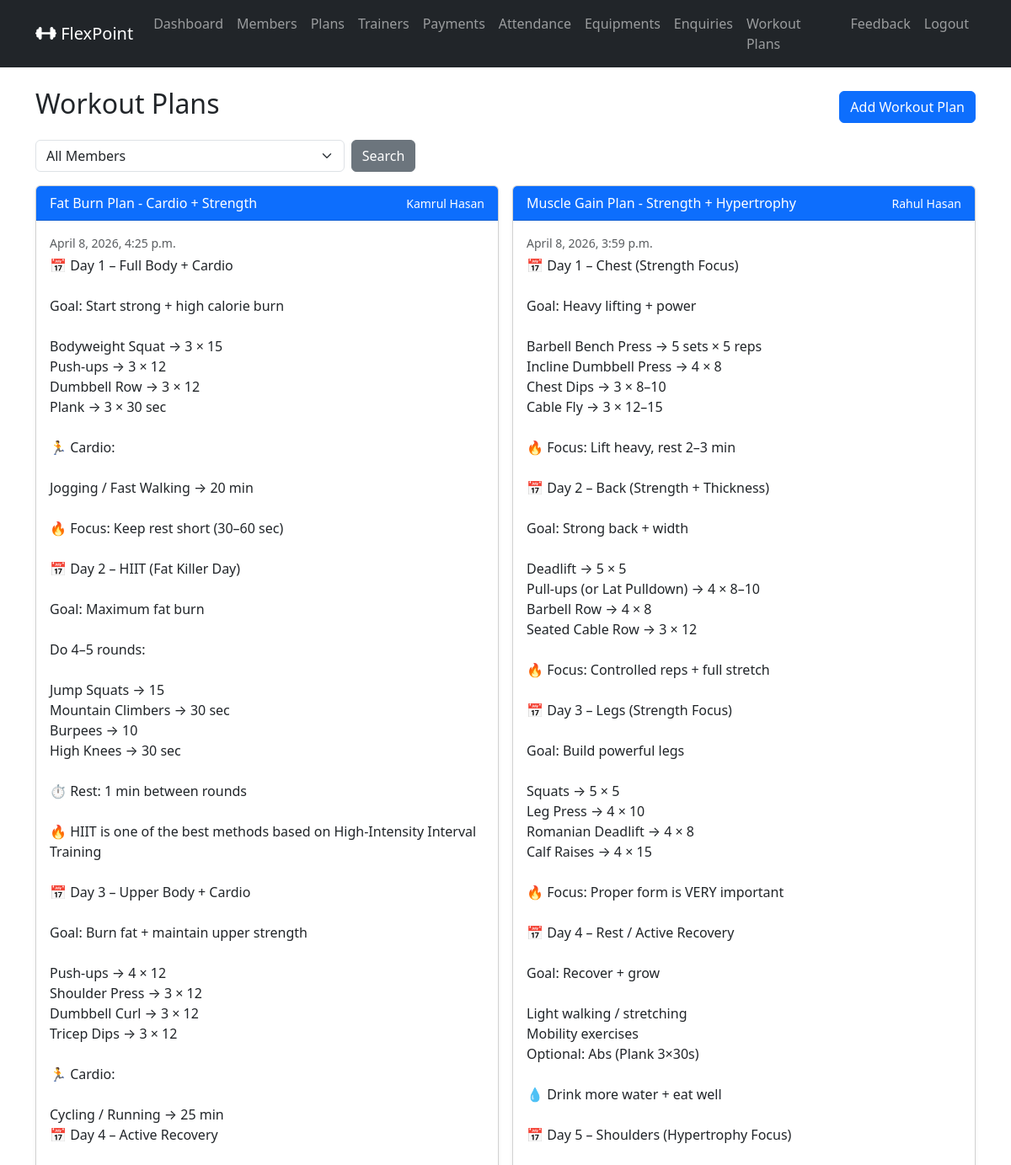
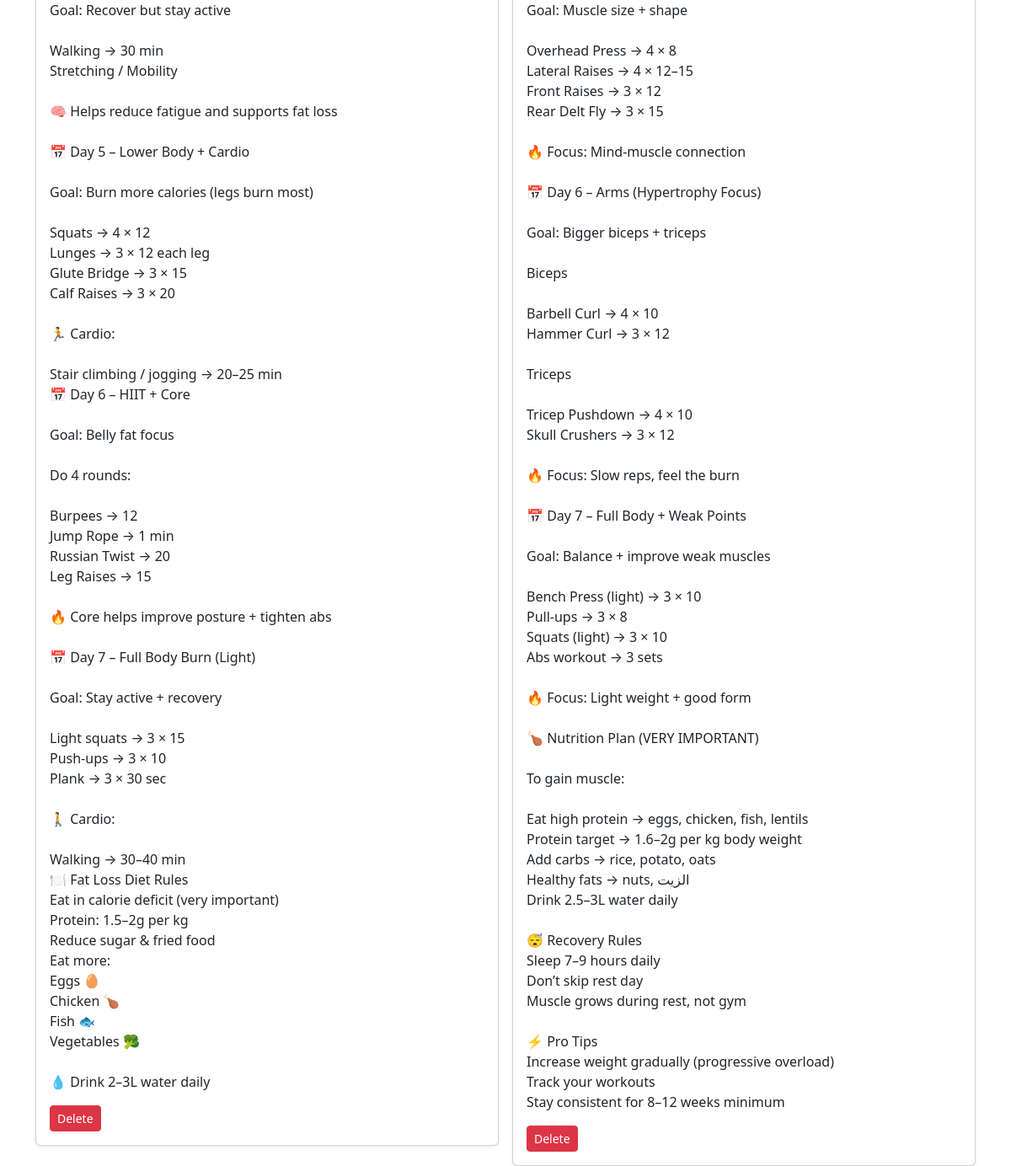
Page /admin_workout_plans/ (signed in) on the committed database (2 pictures, top to bottom).
### gymapp/models.py (models this page shows, shortened)
class WorkoutPlan(models.Model):
    member      = models.ForeignKey(MemberProfile, on_delete=models.CASCADE, related_name='workout_plans')
    title       = models.CharField(max_length=100)
    description = models.TextField(blank=True)
    created_at  = models.DateTimeField(auto_now_add=True)

class MemberProfile(models.Model):
    GENDER_CHOICES = (
        ('MALE', 'Male'),
        ('FEMALE', 'Female'),
        ('OTHER', 'Other'),
    )
    user             = models.OneToOneField(settings.AUTH_USER_MODEL, on_delete=models.CASCADE, related_name='member_profile')
    full_name        = models.CharField(max_length=100)
    mobile           = models.BigIntegerField()
    age              = models.PositiveIntegerField(null=True, blank=True)
    gender           = models.CharField(max_length=10, choices=GENDER_CHOICES, null=True, blank=True)
    address          = models.TextField(blank=True)
    join_date        = models.DateField(default=timezone.now)
    plan             = models.ForeignKey(MembershipPlan, on_delete=models.SET_NULL, null=True, blank=True, related_name='members')
    trainer          = models.ForeignKey(Trainer, on_delete=models.SET_NULL, null=True, blank=True, related_name='members')
    membership_start = models.DateField(null=True, blank=True)
    membership_end   = models.DateField(null=True, blank=True)

### gymapp/views.py (the view)
    def wrapper(request, *args, **kwargs):
        if not request.user.is_authenticated or getattr(request.user, 'role', None) != 'ADMIN':
            messages.error(request, 'You must be an Admin to access this page.')
            return redirect('admin_login_view')
        return view_func(request, *args, **kwargs)

### gymapp/views.py (called while the page is built)
def admin_required(view_func):
    def wrapper(request, *args, **kwargs):
        if not request.user.is_authenticated or getattr(request.user, 'role', None) != 'ADMIN':
            messages.error(request, 'You must be an Admin to access this page.')
            return redirect('admin_login_view')
        return view_func(request, *args, **kwargs)
    return wrapper

@admin_required
def admin_workout_plans_list(request):
    member_id     = request.GET.get('member_id')
    workout_plans = WorkoutPlan.objects.select_related('member').all().order_by('-created_at')
    if member_id:
        workout_plans = workout_plans.filter(member__id=member_id)
    members = MemberProfile.objects.all().order_by('full_name')
    return render(request, 'admin_workout_plans_list.html', {'workout_plans':workout_plans, 'members':members, 'selected_member_id':member_id})

### gymapp/templates/admin_workout_plans_list.html (shortened to what this page needs)
{% extends 'base.html' %}
{% block content %}
<div class="d-flex justify-content-between align-items-center mb-3">
    <h2>Workout Plans</h2>
    <a href="{% url 'admin_workout_plan_add' %}" class="btn btn-primary">Add Workout Plan</a>
</div>
<form method="GET" class="row g-2 mb-3">
    <div class="col-md-4">
        <select name="member_id" class="form-select">
            <option value="">All Members</option>
        </select>
    </div>
    <div class="col-md-4">
        <button type="submit" class="btn btn-secondary">Search</button>
    </div>
</form>
<div class="row g-3">
    {% for wp in workout_plans %}
        <div class="col-md-6">
            <div class="card shadow-sm">
                <div class="card-header bg-primary text-white d-flex justify-content-between align-items-center">
                    <span>{{ wp.title }}</span>
                    <small>{{ wp.member.full_name }}</small>
                </div>
                <div class="card-body">
                    <p class="small text-muted mb-1">{{ wp.created_at }}</p>
                    <p style="white-space: pre-line;"> {{ wp.description }} </p>
                    <form method="post" action="{% url 'admin_workout_plan_delete' wp.id %}" onsubmit="return confirm('Delete this workout plan?');">
                        <button type="submit" class="btn btn-sm btn-danger">Delete</button>
                    </form>
                </div>
            </div>
        </div>
    {% endfor %}
</div>
{% endblock %}

### rows in the picture
WorkoutPlan: title "Fat Burn Plan - Cardio + Strength", member.full_name "Kamrul Hasan", created_at "April 8, 2026, 4:25 p.m.", description "📅 Day 1 – Full Body + Cardio Goal: Start strong + high calorie burn Bodyweight Squat → 3 × 15 Push-ups → 3 × 12 Dumbbell Row → 3 × 12 Plank → 3 × 30 sec 🏃 Cardio: Jogging / Fast Walking → 20 min 🔥 Focus: Keep rest short (30–60 sec) 📅 Day 2 – HIIT (Fat Killer Day) Goal: Maximum fat burn Do 4–5 rounds: Jump Squats → 15 Mountain Climbers → 30 sec Burpees → 10 High Knees → 30 sec ⏱ Rest: 1 min between rounds 🔥 HIIT is one of the best methods based on High-Intensity Interval Training 📅 Day 3 – Upper Body + Cardio Goal: Burn fat + maintain upper strength Push-ups → 4 × 12 Shoulder Press → 3 × 12 Dumbbell Curl → 3 × 12 Tricep Dips → 3 × 12 🏃 Cardio: Cycling / Running → 25 min 📅 Day 4 – Active…"
WorkoutPlan: title "Muscle Gain Plan - Strength + Hypertrophy", member.full_name "Rahul Hasan", created_at "April 8, 2026, 3:59 p.m.", description "📅 Day 1 – Chest (Strength Focus) Goal: Heavy lifting + power Barbell Bench Press → 5 sets × 5 reps Incline Dumbbell Press → 4 × 8 Chest Dips → 3 × 8–10 Cable Fly → 3 × 12–15 🔥 Focus: Lift heavy, rest 2–3 min 📅 Day 2 – Back (Strength + Thickness) Goal: Strong back + width Deadlift → 5 × 5 Pull-ups (or Lat Pulldown) → 4 × 8–10 Barbell Row → 4 × 8 Seated Cable Row → 3 × 12 🔥 Focus: Controlled reps + full stretch 📅 Day 3 – Legs (Strength Focus) Goal: Build powerful legs Squats → 5 × 5 Leg Press → 4 × 10 Romanian Deadlift → 4 × 8 Calf Raises → 4 × 15 🔥 Focus: Proper form is VERY important 📅 Day 4 – Rest / Active Recovery Goal: Recover + grow Light walking / stretching Mobility exercises…"
